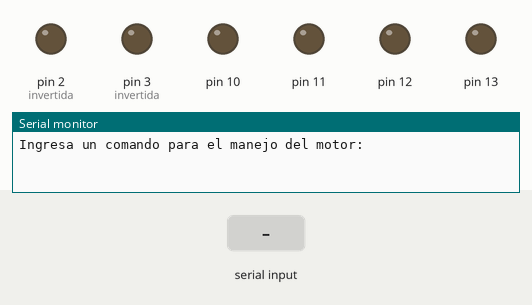
Recording of a sketch running on a simulated Arduino Uno, built with avr-gcc and run on an emulated ATmega328P. Shown: output pins drawn as LEDs (lit = HIGH), the last lines printed to the serial monitor. The test bench sets the inputs (shaded band).

Above: at 1.2 s.
1.3 s: "motor A1 on right\n" received over Serial
At 1.9 s:
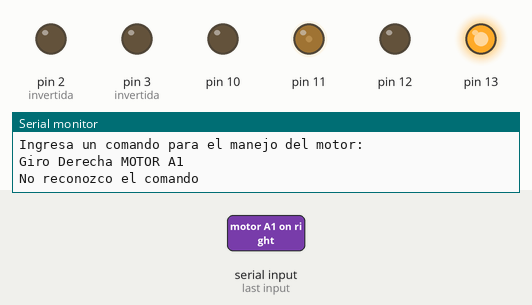
2.8 s: "motor A1 on left\n" received over Serial
At 4.0 s:
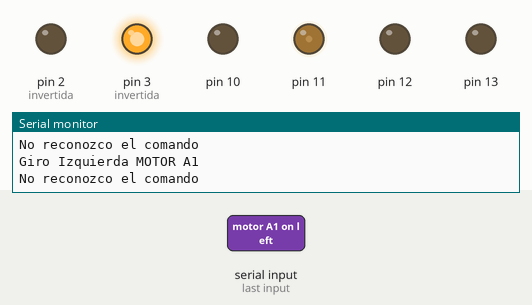
4.3 s: "motor A1 off\n" received over Serial
At 5.1 s:
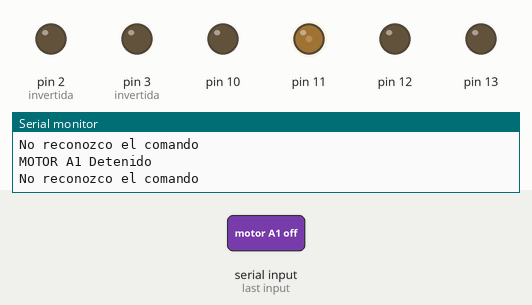
5.8 s: "motor A2 on right\n" received over Serial
At 6.5 s:
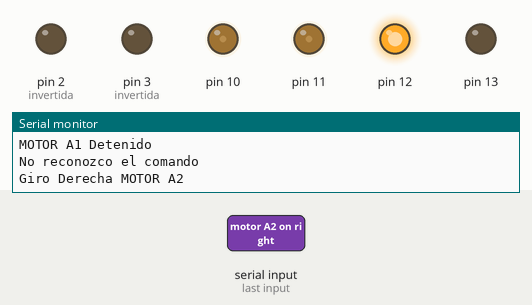
7.3 s: "STOP\n" received over Serial
At 8.3 s:
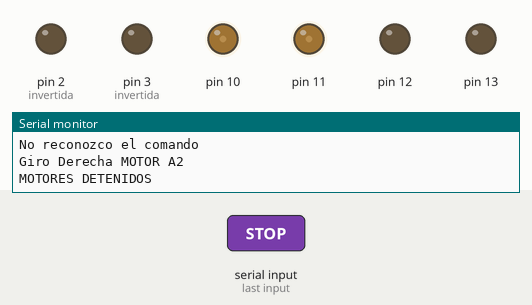
8.8 s: "motor A2 on left\n" received over Serial
At 9.9 s:
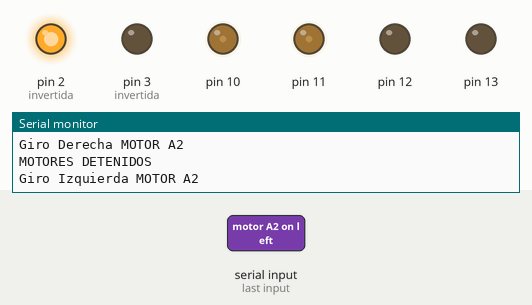
Timing chart, 0 to 11.3 s (numbered marks = the images above; inputs shaded):
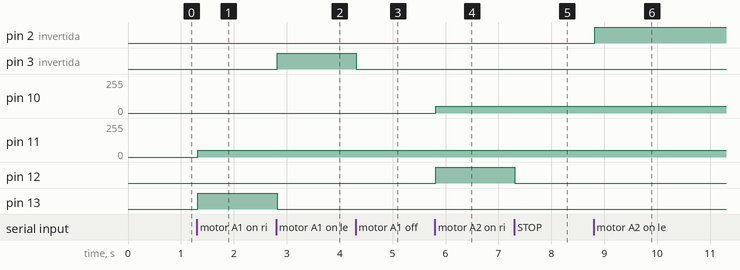

The sketch:

ejercicio2.ino
```cpp
int speed1 = 50;
int speed2 = 50;


void setup() {
  Serial.begin(9600);
  pinMode(3, OUTPUT);  //invertida
  pinMode(13, OUTPUT);
  pinMode(2, OUTPUT);  //invertida
  pinMode(12, OUTPUT);
  Serial.println("Ingresa un comando para el manejo del motor: ");
}

void loop() {

  if (Serial.available())
   {
      String data = Serial.readStringUntil('\n');
      if(data.equals("motor A1 on right") == true)
      {
        giroDerA1();
        Serial.println("Giro Derecha MOTOR A1");
      }
      else if(data.equals("motor A1 on left") == true)
      {
        giroIzqA1();
        Serial.println("Giro Izquierda MOTOR A1");
      }
      else if(data.equals("motor A1 off") == true)
      {
        stopA1();
        Serial.println("MOTOR A1 Detenido");
      }

      if(data.equals("motor A2 on right") == true)
      {
        giroDerA2();
        Serial.println("Giro Derecha MOTOR A2");
      }
      else if(data.equals("motor A2 on left") == true)
      {
        giroIzqA2();
        Serial.println("Giro Izquierda MOTOR A2");
      }
      else if(data.equals("motor A2 off") == true)
      {
        stopA2();
        Serial.println("MOTOR A2 Detenido");
      }
      else if(data.equals("STOP") == true)
      {
        stopA1();
        stopA2();
        Serial.println("MOTORES DETENIDOS");
      }

      else
      {
        Serial.println("No reconozco el comando");
      }
   }

}


void giroDerA1()
{
  digitalWrite(13, HIGH);
  digitalWrite(3, LOW);
  analogWrite(11, speed1);
}

void giroIzqA1()
{
  digitalWrite(13, LOW);
  digitalWrite(3, HIGH);
  analogWrite(11, speed1);
}

void stopA1()
{
  digitalWrite(13, LOW);
  digitalWrite(3, LOW);

}

void giroDerA2()
{
  digitalWrite(12, HIGH);
  digitalWrite(2, LOW);
  analogWrite(10, speed2);
}

void giroIzqA2()
{
  digitalWrite(12, LOW);
  digitalWrite(2, HIGH);
  analogWrite(10, speed2);
}

void stopA2()
{
  digitalWrite(12, LOW);
  digitalWrite(2, LOW);

}
```

Measured:
- after the input at 1.3 s, pin 11: 0/255 → 50/255 at once; pin 13: LOW → HIGH at once
- after the input at 2.8 s, pin 3 (invertida): LOW → HIGH at once; pin 13: HIGH → LOW at once
- after the input at 4.3 s, pin 3 (invertida): HIGH → LOW at once
- after the input at 5.8 s, pin 10: 0/255 → 50/255 at once; pin 12: LOW → HIGH at once
- after the input at 7.3 s, pin 12: HIGH → LOW at once
- after the input at 8.8 s, pin 2 (invertida): LOW → HIGH at once
